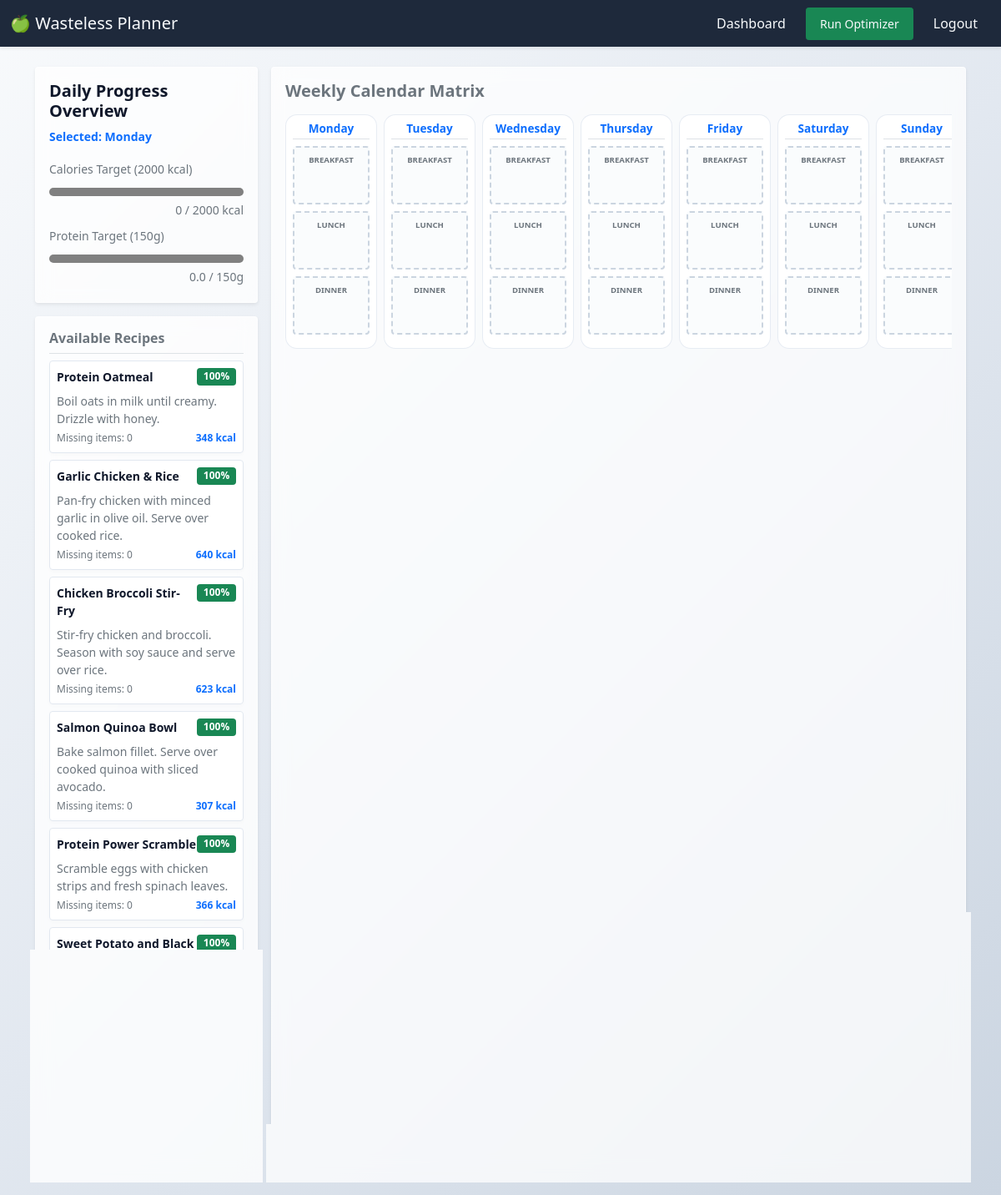
The app's page / (signed in), older data.
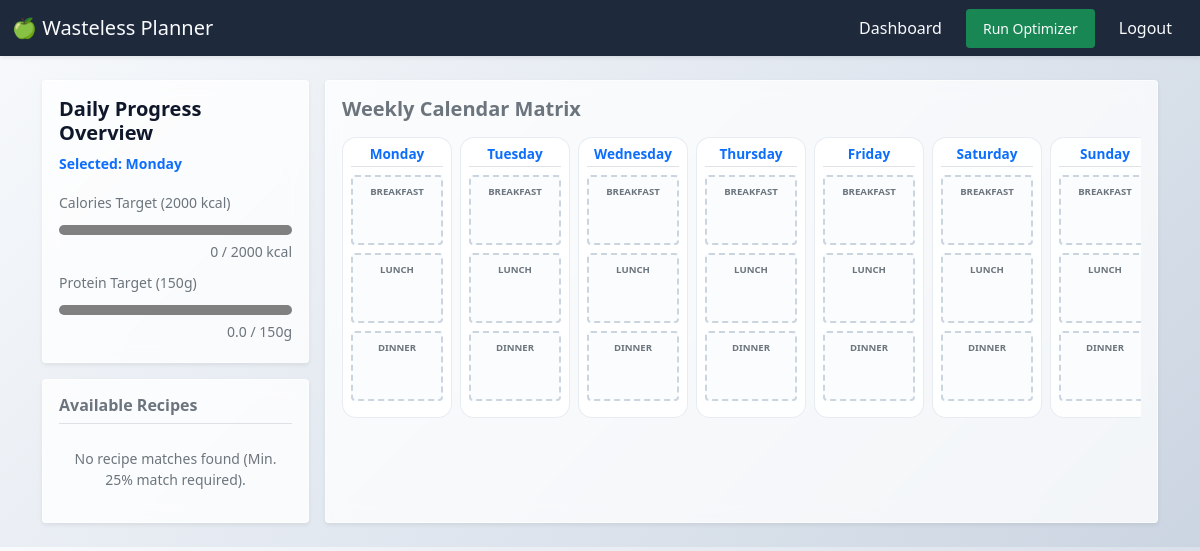
The same page, newer data.
### planner/models.py (models this page shows, shortened)
class Recipe(models.Model):
    title = models.CharField(max_length=200, unique=True)
    instructions = models.TextField()
    prep_time = models.IntegerField(help_text="Time in minutes", validators=[MinValueValidator(1)])
    calories = models.IntegerField(validators=[MinValueValidator(0)], default=0)
    protein = models.DecimalField(max_digits=5, decimal_places=1, default=0.0, help_text="in grams")
    carbs = models.DecimalField(max_digits=5, decimal_places=1, default=0.0, help_text="in grams")
    fat = models.DecimalField(max_digits=5, decimal_places=1, default=0.0, help_text="in grams")
    created_at = models.DateTimeField(auto_now_add=True)

### planner/views.py (the view, shortened to what this page needs)
# urls.py: path('', views.dashboard_view, name='dashboard'),
@login_required
def dashboard_view(request):
    user = request.user
    today = timezone.now().date()
    pantry_items = PantryItem.objects.filter(user=user).select_related('ingredient')
    user_stock = {}
    expiring_items = []
    seen_ingredients = set()
    for item in pantry_items:
        ing_id = item.ingredient.id
        if ing_id not in user_stock:
            user_stock[ing_id] = Decimal("0.00")
        user_stock[ing_id] += item.quantity
        try:
            days_left = item.days_until_expiration()
        except Exception:
            days_left = 99
        if days_left <= 3 and ing_id not in seen_ingredients:
            expiring_items.append(item)
            seen_ingredients.add(ing_id)
    all_recipes = Recipe.objects.prefetch_related('recipe_ingredients__ingredient')
    recommended_recipes = []
    for recipe in all_recipes:
        requirements = recipe.recipe_ingredients.all()
        if not requirements:
            continue
        matched_ingredients = 0
        total_ingredients_count = len(requirements)
        for req in requirements:
            req_ing_id = req.ingredient.id
            if req_ing_id in user_stock and user_stock[req_ing_id] >= req.quantity:
                matched_ingredients += 1
        match_percentage = int((matched_ingredients / total_ingredients_count) * 100)
        if match_percentage >= 25:
            recommended_recipes.append({
                "recipe": recipe,
                "match_percentage": match_percentage,
                "missing_count": total_ingredients_count - matched_ingredients
            })
    calendar_days = [
        {"code": "MON", "name": "Monday"},
        {"code": "TUE", "name": "Tuesday"},
        {"code": "WED", "name": "Wednesday"},
        {"code": "THU", "name": "Thursday"},
        {"code": "FRI", "name": "Friday"},
        {"code": "SAT", "name": "Saturday"},
        {"code": "SUN", "name": "Sunday"},
    ]
    daily_macros = {
        "MON": {"calories": 0, "protein": 0.0},
        "TUE": {"calories": 0, "protein": 0.0},
        "WED": {"calories": 0, "protein": 0.0},
        "THU": {"calories": 0, "protein": 0.0},
        "FRI": {"calories": 0, "protein": 0.0},
        "SAT": {"calories": 0, "protein": 0.0},
        "SUN": {"calories": 0, "protein": 0.0},
    }
    saved_meals = MealPlan.objects.filter(user=user).select_related('recipe')
    day_map = {0: "MON", 1: "TUE", 2: "WED", 3: "THU", 4: "FRI", 5: "SAT", 6: "SUN"}
    context = {
        "pantry_items": pantry_items,
        "expiring_items": expiring_items,
        "recommended_recipes": recommended_recipes,  # Constrain UI view window to top 7 hits
        "today": today,
        "calendar_days": calendar_days,
        "saved_meals": saved_meals,
        "daily_macros": daily_macros,
        "mon_cals": daily_macros["MON"]["calories"],
        "mon_prot": daily_macros["MON"]["protein"],
    }
    return render(request, "planner/index.html", context)

### planner/models.py (called while the page is built)
    def days_until_expiration(self):
        delta = self.expiration_date - timezone.now().date()
        return delta.days

### planner/templates/planner/index.html (shortened to what this page needs)
{% extends "planner/layout.html" %}
{% block body %}
<div class="d-flex flex-nowrap row g-3">
    <aside class="col-12 col-md-4 col-lg-3" id="macro-summary-panel">
        <div class="card p-3 shadow-sm mb-3">
            <h5 class="card-title fw-bold">Daily Progress Overview</h5>
            <p class="text-primary small fw-bold mb-3" id="active-day-tracker-label">Selected: Monday</p>
            <div class="mb-2">
                <label for="calories-progress" class="form-label mb-1 small text-muted">Calories Target (2000 kcal)</label>
                <progress id="calories-progress" class="w-100" value="{{ mon_cals }}" max="2000"></progress>
                <small class="text-muted d-block text-end" id="calories-text-value">{{ mon_cals }} / 2000 kcal</small>
            </div>
            <div class="mb-1">
                <label for="protein-progress" class="form-label mb-1 small text-muted">Protein Target (150g)</label>
                <progress id="protein-progress" class="w-100" value="{{ mon_prot }}" max="150"></progress>
                <small class="text-muted d-block text-end" id="protein-text-value">{{ mon_prot }} / 150g</small>
            </div>
        </div>
        <div class="card p-3 shadow-sm" id="recipe-pool">
        <h6 class="border-bottom pb-2 fw-bold text-secondary">Available Recipes</h6>
        {% if recommended_recipes %}
            {% for item in recommended_recipes %}
            <div class="recipe-card p-2 mb-2 border rounded bg-light" draggable="true" data-recipe-id="{{ item.recipe.id }}" data-calories="{{ item.recipe.calories }}" data-protein="{{ item.recipe.protein }}" style="cursor: grab;">
                <div class="d-flex justify-content-between align-items-start">
                <strong class="text-dark small">{{ item.recipe.title }}</strong>
                <span class="badge bg-success small">{{ item.match_percentage }}%</span>
                </div>
                <div class="text-secondary small mt-2">
                <p class="mb-1">{{ item.recipe.instructions }}</p>
                </div>
                <div class="text-muted mt-1 d-flex justify-content-between" style="font-size: 0.75rem;">
                <span>Missing items: {{ item.missing_count }}</span>
                <span class="text-primary fw-bold">{{ item.recipe.calories }} kcal</span>
                </div>
            </div>
            {% endfor %}
        {% else %}
            <p class="text-muted small text-center my-3">No recipe matches found (Min. 25% match required).</p>
        {% endif %}
        </div>
    </aside>
    <section class="col-12 col-md-8 col-lg-9" id="calendar-workspace">
        <div class="card p-3 shadow-sm h-100">
            <h2 class="h5 fw-bold mb-3 text-secondary">Weekly Calendar Matrix</h2>
            <div class="calendar-grid" style="display: grid; grid-template-columns: repeat(7, minmax(110px, 1fr)); gap: 0.5rem; overflow-x: auto;">
                {% for day in calendar_days %}
                <div class="calendar-day-column border rounded p-2 bg-white" data-day-code="{{ day.code }}" data-day-name="{{ day.name }}">
                    <h6 class="text-center text-primary border-bottom pb-1 fw-bold" style="font-size: 0.85rem;">{{ day.name }}</h6>
                    <div class="meal-slot border rounded p-2 my-2 bg-light text-center"
                         data-meal-type="Breakfast"
                         data-current-calories="{% for plan in saved_meals %}{% if plan.date_code == day.code and plan.meal_type == 'Breakfast' %}{{ plan.recipe.calories }}{% endif %}{% endfor %}"
                         data-current-protein="{% for plan in saved_meals %}{% if plan.date_code == day.code and plan.meal_type == 'Breakfast' %}{{ plan.recipe.protein }}{% endif %}{% endfor %}"
                         style="min-height: 70px;">
                        <small class="slot-label text-muted d-block fw-bold" style="font-size: 0.6rem;">BREAKFAST</small>
                    </div>
                    <div class="meal-slot border rounded p-2 my-2 bg-light text-center"
                         data-meal-type="Lunch"
                         data-current-calories="{% for plan in saved_meals %}{% if plan.date_code == day.code and plan.meal_type == 'Lunch' %}{{ plan.recipe.calories }}{% endif %}{% endfor %}"
                         data-current-protein="{% for plan in saved_meals %}{% if plan.date_code == day.code and plan.meal_type == 'Lunch' %}{{ plan.recipe.protein }}{% endif %}{% endfor %}"
                         style="min-height: 70px;">
                        <small class="slot-label text-muted d-block fw-bold" style="font-size: 0.6rem;">LUNCH</small>
                    </div>
                    <div class="meal-slot border rounded p-2 my-2 bg-light text-center"
                         data-meal-type="Dinner"
                         data-current-calories="{% for plan in saved_meals %}{% if plan.date_code == day.code and plan.meal_type == 'Dinner' %}{{ plan.recipe.calories }}{% endif %}{% endfor %}"
                         data-current-protein="{% for plan in saved_meals %}{% if plan.date_code == day.code and plan.meal_type == 'Dinner' %}{{ plan.recipe.protein }}{% endif %}{% endfor %}"
                         style="min-height: 70px;">
                        <small class="slot-label text-muted d-block fw-bold" style="font-size: 0.6rem;">DINNER</small>
                    </div>
                </div>
                {% endfor %}
            </div>
        </div>
    </section>
</div>
{% endblock %}

### planner/templates/planner/layout.html (shortened to what this page needs)
{% load static %}
<!DOCTYPE html>
<html lang="en">
<head>
    <link href="https://cdn.jsdelivr.net/npm/bootstrap@5.0.2/dist/css/bootstrap.min.css" rel="stylesheet">
    <link rel="stylesheet" href="{% static 'planner/css/styles.css' %}">
</head>
<body>
    <nav class="navbar navbar-expand-lg navbar-dark shadow-sm">
        <div class="container-fluid">
            <a class="navbar-brand" href="{% url 'dashboard' %}">&#x1F34F; Wasteless Planner</a>
            <div class="collapse navbar-collapse" id="mealPlannerNavbar">
                <ul class="navbar-nav ms-auto mb-2 mb-lg-0 align-items-lg-center">
                    {% if user.is_authenticated %}
                        <li class="nav-item">
                            <a class="nav-link px-3" href="{% url 'dashboard' %}">Dashboard</a>
                        </li>
                        <li class="nav-item">
                            <a class="nav-link btn btn-success btn-sm text-white px-3 my-2 my-lg-0 mx-lg-2" href="#" id="run-optimizer-btn">Run Optimizer</a>
                        </li>
                        <li class="nav-item">
                            <a class="nav-link px-3" href="{% url 'logout' %}">Logout</a>
                        </li>
                    {% endif %}
                </ul>
            </div>
        </div>
    </nav>
    <main class="container my-4">
        {% block body %}
        {% endblock %}
    </main>
</body>
</html>

### planner/static/planner/css/styles.css (style rules this page uses)
body { background: linear-gradient(135deg, #F8FAFC 0%, #E2E8F0 50%, #CBD5E1 100%) !important; background-attachment: fixed; color: #0F172A; }
.navbar { background-color: #1E293B !important; box-shadow: 0 4px 12px rgba(0, 0, 0, 0.05); }
.navbar .nav-link, .navbar .navbar-brand { color: #F8FAFC !important; }
.card { background: rgba(255, 255, 255, 0.75) !important; border: 1px solid rgba(255, 255, 255, 0.6) !important; backdrop-filter: blur(10px); }
.calendar-day-column { background: rgba(255, 255, 255, 0.9) !important; border: 1px solid rgba(226, 232, 240, 0.8) !important; border-radius: 14px !important; transition: transform 0.2s ease; }
#recipe-pool { background: rgba(255, 255, 255, 0.8) !important; }
.meal-slot { background-color: rgba(247, 250, 252, 0.6) !important; border: 2px dashed #cbd5e0 !important; transition: all 0.2s ease-in-out; }
progress { accent-color: #48bb78; height: 10px; border-radius: 5px; overflow: hidden; background-color: #edf2f7; border: none; }

Row changes from the older to the newer data that the page shows:
removed Recipe: recipe "Protein Oatmeal", match_percentage "100", recipe.instructions "Boil oats in milk until creamy. Drizzle with honey.", missing_count "0", recipe.calories "348"
removed Recipe: recipe "Garlic Chicken & Rice", match_percentage "100", recipe.instructions "Pan-fry chicken with minced garlic in olive oil. Serve over cooked rice.", missing_count "0", recipe.calories "640"
removed Recipe: recipe "Chicken Broccoli Stir-Fry", match_percentage "100", recipe.instructions "Stir-fry chicken and broccoli. Season with soy sauce and serve over rice.", missing_count "0", recipe.calories "623"
removed Recipe: recipe "Salmon Quinoa Bowl", match_percentage "100", recipe.instructions "Bake salmon fillet. Serve over cooked quinoa with sliced avocado.", missing_count "0", recipe.calories "307"
removed Recipe: recipe "Protein Power Scramble", match_percentage "100", recipe.instructions "Scramble eggs with chicken strips and fresh spinach leaves.", missing_count "0", recipe.calories "366"
removed Recipe: recipe "Sweet Potato and Black Bean Hash", match_percentage "100"
Text that changed along with them:
text now shown: "No recipe matches found (Min. 25% match required)."
